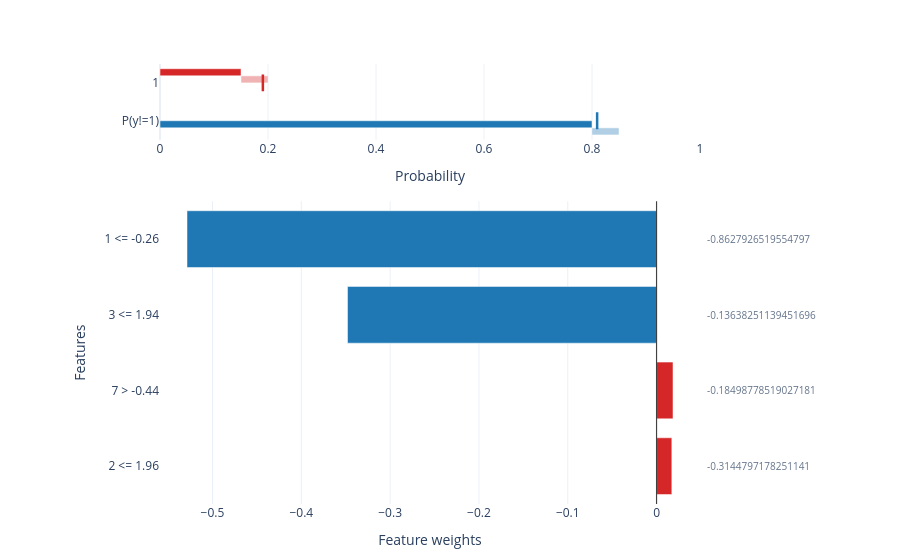

This figure's notebook cell:
### Code cell
factual[0].plot(style="plotly.local.factual_bars", show=True);

### Figure 1 — Plotly figure (JSON) as saved in the notebook; plotly's stock layout.template omitted (floating-point values rounded to 4 significant figures)
{"data": [{"base": [0], "hovertemplate": "%{hovertext}<extra></extra>", "hovertext": ["1: 0.190476<br>Interval: [0.15, 0.2]"], "marker": {"color": "#d62728"}, "name": "solid: 1", "orientation": "h", "showlegend": false, "type": "bar", "x": [0.15], "xaxis": "x", "y": ["1"], "yaxis": "y"}, {"base": [0.15], "hoverinfo": "skip", "marker": {"color": "#d62728", "opacity": 0.35}, "name": "interval: 1", "orientation": "h", "showlegend": false, "type": "bar", "x": [0.05], "xaxis": "x", "y": ["1"], "yaxis": "y"}, {"hovertemplate": "%{hovertext}<extra></extra>", "hovertext": ["1: 0.190476<br>Interval: [0.15, 0.2]"], "marker": {"color": "#d62728", "line": {"color": "#d62728", "width": 2.5}, "size": 12, "symbol": "line-ns-open"}, "mode": "markers", "name": "marker: 1", "showlegend": false, "type": "scatter", "x": [0.1905], "xaxis": "x", "y": ["1"], "yaxis": "y"}, {"base": [0], "hovertemplate": "%{hovertext}<extra></extra>", "hovertext": ["P(y!=1): 0.809524<br>Interval: [0.8, 0.85]"], "marker": {"color": "#1f77b4"}, "name": "solid: P(y!=1)", "orientation": "h", "showlegend": false, "type": "bar", "x": [0.8], "xaxis": "x", "y": ["P(y!=1)"], "yaxis": "y"}, {"base": [0.8], "hoverinfo": "skip", "marker": {"color": "#1f77b4", "opacity": 0.35}, "name": "interval: P(y!=1)", "orientation": "h", "showlegend": false, "type": "bar", "x": [0.05], "xaxis": "x", "y": ["P(y!=1)"], "yaxis": "y"}, {"hovertemplate": "%{hovertext}<extra></extra>", "hovertext": ["P(y!=1): 0.809524<br>Interval: [0.8, 0.85]"], "marker": {"color": "#1f77b4", "line": {"color": "#1f77b4", "width": 2.5}, "size": 12, "symbol": "line-ns-open"}, "mode": "markers", "name": "marker: P(y!=1)", "showlegend": false, "type": "scatter", "x": [0.8095], "xaxis": "x", "y": ["P(y!=1)"], "yaxis": "y"}, {"hovertemplate": "%{hovertext}<extra></extra>", "hovertext": ["Rule: 1 <= -0.26<br>Feature: 1<br>Feature index: 1<br>Current value: -0.8627926519554797<br>Contribution: -0.528694<br>Contribution interval: [-0.556814, -0.512776]<br>Interval width: 0.0440379<br>Crosses zero: no<br>Prediction: 0.190476<br>Prediction interval: [0.15, 0.2]<br>Task: classification<br>Mode: classification", "Rule: 3 <= 1.94<br>Feature: 3<br>Feature index: 3<br>Current value: -0.13638251139451696<br>Contribution: -0.347985<br>Contribution interval: [-0.392857, -0.309524]<br>Interval width: 0.0833333<br>Crosses zero: no<br>Prediction: 0.190476<br>Prediction interval: [0.15, 0.2]<br>Task: classification<br>Mode: classification", "Rule: 7 > -0.44<br>Feature: 7<br>Feature index: 7<br>Current value: -0.18498778519027181<br>Contribution: +0.0184776<br>Contribution interval: [0.00768588, 0.0703008]<br>Interval width: 0.0626149<br>Crosses zero: no<br>Prediction: 0.190476<br>Prediction interval: [0.15, 0.2]<br>Task: classification<br>Mode: classification", "Rule: 2 <= 1.96<br>Feature: 2<br>Feature index: 2<br>Current value: -0.3144797178251141<br>Contribution: +0.0171668<br>Contribution interval: [0.002886, 0.085213]<br>Interval width: 0.082327<br>Crosses zero: no<br>Prediction: 0.190476<br>Prediction interval: [0.15, 0.2]<br>Task: classification<br>Mode: classification"], "marker": {"color": ["#1f77b4", "#1f77b4", "#d62728", "#d62728"]}, "name": "contribution", "orientation": "h", "type": "bar", "x": [-0.5287, -0.348, 0.01848, 0.01717], "xaxis": "x2", "y": ["1 <= -0.26", "3 <= 1.94", "7 > -0.44", "2 <= 1.96"], "yaxis": "y2"}], "layout": {"annotations": [{"align": "left", "font": {"color": "#64748b", "size": 10}, "showarrow": false, "text": "-0.8627926519554797", "x": 1.01, "xanchor": "left", "xref": "paper", "y": "1 <= -0.26", "yref": "y2"}, {"align": "left", "font": {"color": "#64748b", "size": 10}, "showarrow": false, "text": "-0.13638251139451696", "x": 1.01, "xanchor": "left", "xref": "paper", "y": "3 <= 1.94", "yref": "y2"}, {"align": "left", "font": {"color": "#64748b", "size": 10}, "showarrow": false, "text": "-0.18498778519027181", "x": 1.01, "xanchor": "left", "xref": "paper", "y": "7 > -0.44", "yref": "y2"}, {"align": "left", "font": {"color": "#64748b", "size": 10}, "showarrow": false, "text": "-0.3144797178251141", "x": 1.01, "xanchor": "left", "xref": "paper", "y": "2 <= 1.96", "yref": "y2"}], "bargap": 0.25, "margin": {"b": 56, "l": 160, "r": 200, "t": 64}, "shapes": [{"line": {"color": "#333333", "width": 1}, "type": "line", "x0": 0, "x1": 0, "xref": "x2", "y0": 0, "y1": 1, "yref": "y2 domain"}], "showlegend": false, "title": {"text": ""}, "xaxis": {"anchor": "y", "domain": [0, 1], "range": [0, 1], "title": {"text": "Probability"}}, "xaxis2": {"anchor": "y2", "domain": [0, 1], "title": {"text": "Feature weights"}}, "yaxis": {"anchor": "x", "autorange": "reversed", "domain": [0.828, 1]}, "yaxis2": {"anchor": "x2", "autorange": "reversed", "domain": [0, 0.688], "title": {"text": "Features"}}}}
